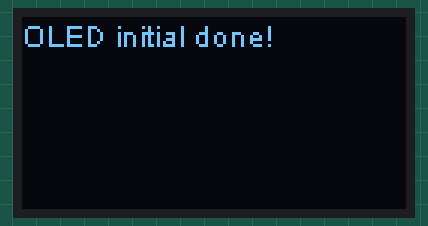
Bench run of a sketch on a simulated ESP32. On the bench: 128×64 one-colour display. WiFi joins after 1.5 s; servers stay silent unless stated; the local clock reads 2024-03-15 10:24:30 at power-on unless the sketch sets it; what the sketch prints to the serial monitor is not drawn.

Above: at 0.1 s.
At 1.6 s:
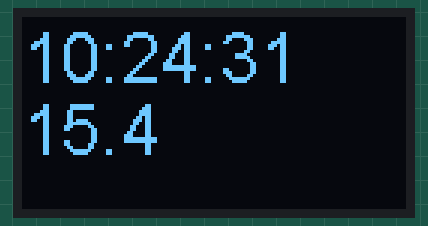
At 10.7 s:
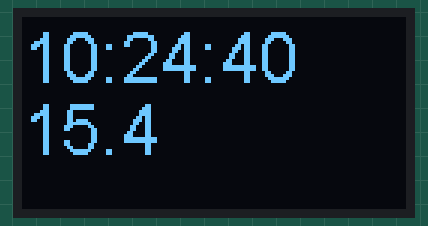
At 19.8 s:
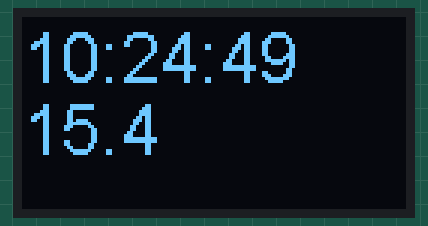
At 29.0 s:
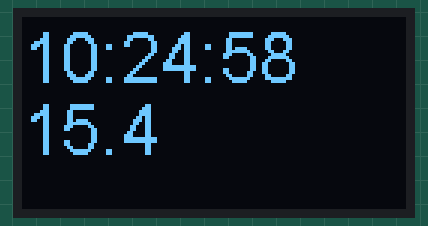
At 38.1 s:
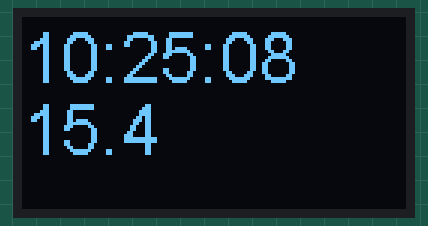

Measured:
- what the display in image 1 shows lasts 1.1 s, from 1.5 s to 2.6 s

The sketch:

v01.ino
```cpp
#include <WiFi.h>
#include "time.h"
#include "Arduino.h"
#include "heltec.h"

const char* ssid     = "...";
const char* password = "...";

const char* ntpServer = "pool.ntp.org";
const long  gmtOffset_sec = 3600;
const int   daylightOffset_sec = 0;

void setup(){
  Heltec.begin(true /*DisplayEnable Enable*/, false /*LoRa Disable*/, false /*Serial Enable*/);
  Heltec.display->flipScreenVertically();
  Heltec.display->setFont(ArialMT_Plain_24);


  Serial.begin(115200);

  // Connect to Wi-Fi
  Serial.print("Connecting to ");
  Serial.println(ssid);
  WiFi.begin(ssid, password);
  while (WiFi.status() != WL_CONNECTED) {
    delay(500);
    Serial.print(".");
  }
  Serial.println("");
  Serial.println("WiFi connected.");

  // Init and get the time
  configTime(gmtOffset_sec, daylightOffset_sec, ntpServer);
  printLocalTime();

  //disconnect WiFi as it's no longer needed
  WiFi.disconnect(true);
  WiFi.mode(WIFI_OFF);
}

void loop(){
  delay(1000);
  printLocalTime();
}

void printLocalTime(){
  struct tm timeinfo;
  if(!getLocalTime(&timeinfo)){
    Serial.println("Failed to obtain time");
    return;
  }

  char timeHour[3];
  strftime(timeHour,3, "%H", &timeinfo);
  char timeMinute[3];
  strftime(timeMinute,3, "%M", &timeinfo);
  char timeSecond[3];
  strftime(timeSecond,3, "%S", &timeinfo);

  char timeDay[3];
  strftime(timeDay,3, "%d", &timeinfo);
  char timeMonth[3];
  strftime(timeMonth,3, "%m", &timeinfo);
  char timeYear[3];
  strftime(timeYear,5, "%Y", &timeinfo);


  Heltec.display->clear();
  Heltec.display->setFont(ArialMT_Plain_24);

  char timeHMS[2+1+2+1+2 +1];
  timeHMS[0] = timeHour[0];
  timeHMS[1] = timeHour[1];
  timeHMS[2] = ':';
  timeHMS[3] = timeMinute[0];
  timeHMS[4] = timeMinute[1];
  timeHMS[5] = ':';
  timeHMS[6] = timeSecond[0];
  timeHMS[7] = timeSecond[1];
  timeHMS[8] = 0;

  Heltec.display->drawString(0, 0, timeHMS);

  char timeDMY[2+1+2+1+4+1 +1];
  timeDMY[0] = timeDay[0];
  timeDMY[1] = timeDay[1];
  timeDMY[2] = '.';
  timeDMY[3] = timeMonth[0];
  timeDMY[4] = timeMonth[1];
  timeDMY[5] = '.';
  timeDMY[6] = timeYear[0];
  timeDMY[7] = timeYear[1];
  timeDMY[8] = timeYear[2];
  timeDMY[9] = timeYear[3];
  timeDMY[10] = '.';
  timeDMY[11] = 0;


  Heltec.display->drawString(0, 24, timeDMY);


  Heltec.display->display();

  /*
  Serial.println(timeHour);
  Serial.println(timeMinute);
  Serial.println(timeSecond);
  Serial.println(timeDay);
  Serial.println(timeMonth);
  Serial.println(timeYear);
  */

}
```
